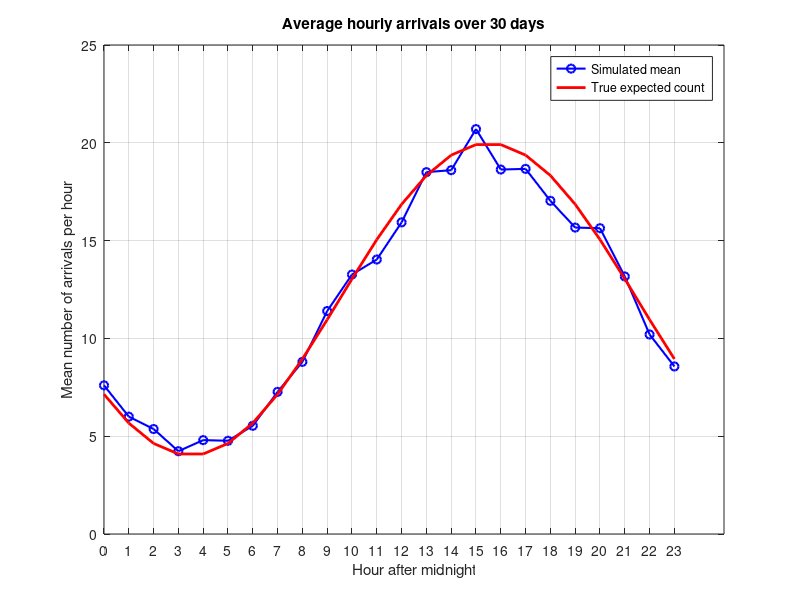

Recreate this plot in MATLAB. (Note: this script raises an error after producing the figure.)
T = 720;
lambda_max = 20;

Nproposal = poissrnd(lambda_max*T);

U = T*rand(Nproposal,1);

lambda_U = 12 + 8*cos(pi*(U-16)/12);

keep = rand(Nproposal,1) < lambda_U/lambda_max;

arrival = sort(U(keep));

fraction_kept = length(arrival)/Nproposal;

fprintf('Number of proposals: %d\n', Nproposal);
fprintf('Number retained: %d\n', length(arrival));
fprintf('Fraction retained: %.4f\n', fraction_kept);

hourly_counts = zeros(30,24);

for d = 1:30
    for h = 0:23

        lower = 24*(d-1) + h;
        upper = lower + 1;

        hourly_counts(d,h+1) = ...
            sum(arrival >= lower & arrival < upper);

    end
end

mean_hourly = mean(hourly_counts,1);

true_hourly = zeros(1,24);

for h = 0:23

    true_hourly(h+1) = ...
        12 + (96/pi)*( ...
        sin(pi*(h+1-16)/12) ...
        - sin(pi*(h-16)/12));

end

figure;

plot(0:23, mean_hourly, 'bo-', ...
    'LineWidth', 1.5, 'MarkerSize', 6);

hold on;

plot(0:23, true_hourly, 'r-', ...
    'LineWidth', 2);

xlabel('Hour after midnight');
ylabel('Mean number of arrivals per hour');

title('Average hourly arrivals over 30 days');

legend('Simulated mean', 'True expected count', ...
    'Location', 'best');

xticks(0:23);
grid on;

early_morning = zeros(30,1);

for d = 1:30

    lower = 24*(d-1) + 3;
    upper = lower + 1;

    early_morning(d) = ...
        sum(arrival >= lower & arrival < upper);

end

sample_mean = mean(early_morning);
sample_variance = var(early_morning);

mu = 12 - (96/pi)*sin(pi/12);

fprintf('\n3 AM TO 4 AM RESULTS\n');

fprintf('Simulated mean: %.4f\n', sample_mean);
fprintf('Simulated variance: %.4f\n', sample_variance);

fprintf('Theoretical mean: %.4f\n', mu);
fprintf('Theoretical variance: %.4f\n', mu);

n = length(arrival);

negloglik = @(theta) objective(theta, arrival, T);

initial = [10, 5, 14];

options = optimset('Display','iter', ...
    'MaxIter',5000, ...
    'MaxFunEvals',10000, ...
    'TolX',1e-9, ...
    'TolFun',1e-9);

theta_hat = fminsearch(negloglik, initial, options);

a_hat = theta_hat(1);
b_hat = theta_hat(2);
phi_hat = theta_hat(3);

LL_NHPP = -negloglik(theta_hat);

fprintf('\nMAXIMUM LIKELIHOOD ESTIMATES\n');

fprintf('Estimated a = %.5f\n', a_hat);
fprintf('Estimated b = %.5f\n', b_hat);
fprintf('Estimated phi = %.5f\n', phi_hat);

fprintf('Maximum log-likelihood = %.5f\n', LL_NHPP);

lambda_constant = n/T;

LL_constant = n*log(lambda_constant) ...
    - lambda_constant*T;

fprintf('\nCONSTANT RATE MODEL\n');

fprintf('Estimated constant rate = %.5f\n', ...
    lambda_constant);

fprintf('Constant model log-likelihood = %.5f\n', ...
    LL_constant);

fprintf('\nMODEL COMPARISON\n');

fprintf('NHPP log-likelihood = %.5f\n', LL_NHPP);
fprintf('Constant log-likelihood = %.5f\n', LL_constant);


function value = objective(theta, arrival, T)

a = theta(1);
b = theta(2);
phi = theta(3);

if a <= abs(b) || a <= 0
    value = 1e10;
    return;
end

lambda = a + b*cos(pi*(arrival-phi)/12);

if any(lambda <= 0)
    value = 1e10;
    return;
end

Lambda = a*T + (12*b/pi)*( ...
    sin(pi*(T-phi)/12) ...
    - sin(-pi*phi/12));

value = -sum(log(lambda)) + Lambda;

end
